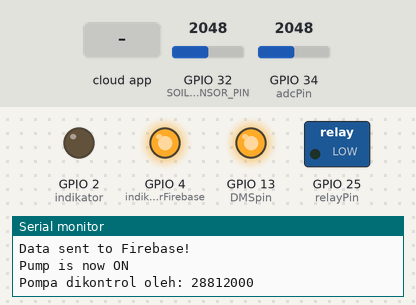
A program run on a simulated ESP32. Shown: switched loads named in the program (green lamp = pin HIGH), output pins drawn as LEDs (lit = HIGH), the last lines printed to the serial monitor. Inputs (shaded band) come from the test bench; at power-on: GPIO 32 (SOIL_SENSOR_PIN) = 2048, GPIO 34 (adcPin) = 2048 (analog values on the 0–4095 scale). WiFi joins after 1.5 s; servers stay silent unless stated; network time is answered at once with the bench clock; the local clock reads 2024-03-15 10:24:30 at power-on unless the program sets it; the Firebase database answers and starts empty.

Above: at 3.1 s.
3.2 s: the phone or cloud app sets command to TOGGLE_PUMP
At 5.7 s:
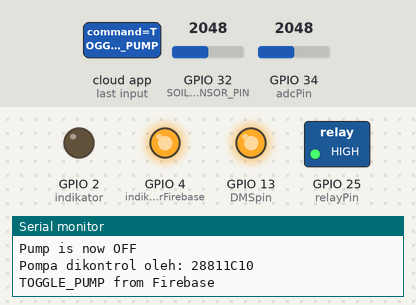
13.4 s: the phone or cloud app sets command to PUMP_ON
At 16.0 s:
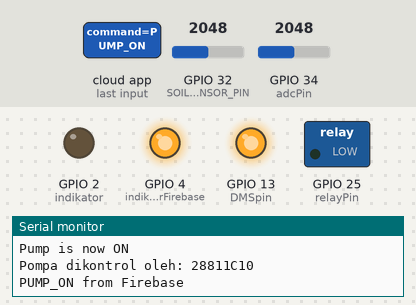
23.4 s: the phone or cloud app sets command to PUMP_OFF
At 25.0 s:
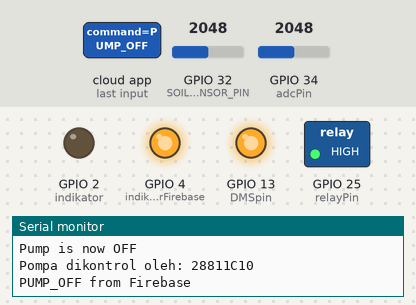
Timing chart, 0 to 26.5 s (numbered marks = the images above; inputs shaded):
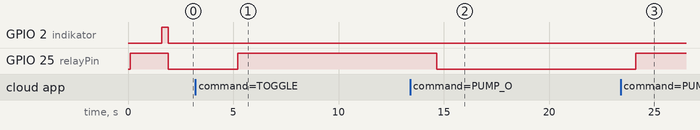

The program:

main.cpp
```cpp
#include <Arduino.h>
#include <WiFi.h>
#include <Firebase_ESP_Client.h>
#include <NTPClient.h>
#include <WiFiUdp.h>

// === Definisi Pin ===
const int SOIL_SENSOR_PIN = 32;
#define DMSpin 13
#define indikator 2
#define adcPin 34
#define relayPin 25
#define indikatorFirebase 4

// === WiFi dan Firebase ===
#define WIFI_SSID "Susi's Fam"
#define WIFI_PASSWORD "30150003"
#define API_KEY "AIzaSyBdUDAbeUCMrET8f-O-ieyTK6D0BN8ksio"
#define DATABASE_URL "https://penyiraman-otomatis-ce65e-default-rtdb.asia-southeast1.firebasedatabase.app/"
#define USER_EMAIL "firza305@gmail.com"
#define USER_PASSWORD "firza2003"

// Firebase Configuration
FirebaseData fbdo;
FirebaseData fbdo2; // Tambahkan fbdo2 untuk task Firebase kedua jika diperlukan
FirebaseData fbdo3; // Tambahkan fbdo3 untuk task Firebase ketiga jika diperlukan

FirebaseConfig config;
FirebaseAuth auth;

// Variabel Global
int soilMoisturePercent = 0;
float pH = 0.0;
bool isPumpOn = false;
bool isManualControl = false; // True jika pompa dikontrol secara manual
bool isScheduleRunning = false; // True jika penyiraman terjadwal sedang berjalan
String lastPumpCommand = ""; // Menyimpan perintah pompa terakhir

// Tambahkan di global
bool scheduleWateringActive = false;
unsigned long scheduleStartMillis = 0;

// Task Handles
TaskHandle_t TaskSensor;
TaskHandle_t TaskFirebase;
TaskHandle_t TaskScheduleCommand;
TaskHandle_t TaskScheduleWatering;

// Fungsi untuk mengontrol pompa
void controlPump(bool state) {
  isPumpOn = state;
  digitalWrite(relayPin, isPumpOn ? LOW : HIGH);
  Serial.print("Pump is now ");
  Serial.println(isPumpOn ? "ON" : "OFF");
  Serial.print("Pompa dikontrol oleh: ");
  Serial.println((uintptr_t)xTaskGetCurrentTaskHandle(), HEX);
}

// Task: Membaca Data Sensor
void TaskSensorCode(void *pvParameters) {
  for (;;) {

    // Membaca Sensor Kelembaban Tanah
     analogReadResolution(12);
    int soilMoistureValue = analogRead(SOIL_SENSOR_PIN);
    soilMoisturePercent = map(soilMoistureValue, 4095, 0, 0, 100);

    // Membaca Sensor pH
    analogReadResolution(10);
    int adcValue = 0;
    digitalWrite(DMSpin, LOW);      // Aktifkan DMS
    digitalWrite(indikator, HIGH); // LED indikator menyala
    adcValue = analogRead(adcPin);
    pH = (-0.0233 * adcValue) + 12.698; // Kalibrasi pH
    digitalWrite(DMSpin, HIGH);
    digitalWrite(indikator, LOW);


    // Menentukan Kondisi Tanah
    String soilCondition;
    if (soilMoisturePercent < 40) {
      soilCondition = "Dry";
    } else if (soilMoisturePercent >= 70) {
      soilCondition = "Wet";
    } else {
      soilCondition = "Normal";
    }

    // Log Data Sensor ke Serial Monitor
    Serial.println("=== Sensor Data ===");
    Serial.print("Soil Moisture: ");
    Serial.print(soilMoisturePercent);
    Serial.println("%");
    Serial.print("Soil Condition: ");
    Serial.println(soilCondition);
    Serial.print("pH: ");
    Serial.println(pH, 3); // Menampilkan pH dengan 3 angka desimal
    Serial.print("ADC pH Value: ");
    Serial.println(adcValue);
    Serial.print("Pump Status: ");
    Serial.println(isPumpOn ? "ON" : "OFF");
    Serial.println("===================");

    vTaskDelay(10000 / portTICK_PERIOD_MS); // Delay 10 detik
  }
}

// Task: Mengirim Data ke Firebase
void TaskFirebaseCode(void *pvParameters) {
  for (;;) {
    FirebaseJson json;
    json.set("soilMoisture", soilMoisturePercent);
    json.set("pH", pH);
    json.set("pumpStatus", isPumpOn ? "ON" : "OFF");
    json.set("soilCondition", (soilMoisturePercent < 60) ? "Dry" : (soilMoisturePercent >= 70) ? "Wet" : "Normal");

    if (Firebase.RTDB.pushJSON(&fbdo, "/sensorData", &json)) {
      Serial.println("Data sent to Firebase!");
    } else {
      Serial.println("Failed to send data to Firebase.");
      Serial.println("Error: " + fbdo.errorReason());
    }

    vTaskDelay(60000 / portTICK_PERIOD_MS); // Delay 1 menit
  }
}

int scheduleDay = 1;      // 1 = Senin (default)
int scheduleHour = 6;     // 6 pagi (default)
int scheduleMinute = 0;   // 00 menit (default)
int scheduleDuration = 5; // 5 menit (default)

WiFiUDP ntpUDP;
NTPClient timeClient(ntpUDP, "pool.ntp.org", 25200, 60000); // GMT+7

// === TaskScheduleCommandCode ===
void TaskScheduleCommandCode(void *pvParameters) {
  for (;;) {
    // --- Ambil perintah dari Firebase ---
    if (Firebase.RTDB.getString(&fbdo2, "/pumpControl/command")) {
      String command = fbdo2.stringData();
      if (command != lastPumpCommand) {
        lastPumpCommand = command;
        if (command == "TOGGLE_PUMP") {
          isManualControl = true;
          controlPump(!isPumpOn);
          Serial.println("TOGGLE_PUMP from Firebase");
        } else if (command == "PUMP_ON") {
          isManualControl = true;
          controlPump(true);
          Serial.println("PUMP_ON from Firebase");
        } else if (command == "PUMP_OFF") {
          isManualControl = true;
          controlPump(false);
          Serial.println("PUMP_OFF from Firebase");
        } else if (command == "AUTO_MODE") {
          isManualControl = false;
          Serial.println("AUTO_MODE from Firebase");
        } else {
          Serial.println("Unknown command from Firebase.");
        }
      }
    }

    yield(); // Beri kesempatan task lain untuk berjalan
    // --- Cek status pompa di Firebase --
    vTaskDelay(3000 / portTICK_PERIOD_MS); // Cek perintah setiap 0.5 detik
  }
}

// === TaskScheduleWateringCode ===
void TaskScheduleWateringCode(void *pvParameters) {
  timeClient.begin();
  static bool alreadyWatered = false;

  for (;;) {
    // Cek kelembaban tanah sebelum menjalankan schedule
    if (soilMoisturePercent >= 70) {
      // Tanah sudah cukup lembab, tidak perlu menjalankan schedule
      vTaskDelay(pdMS_TO_TICKS(1000));
      continue; // Lewati iterasi ini, cek lagi nanti
    }

    if (isManualControl) {
      timeClient.update();
      int currentDay = timeClient.getDay();
      int currentHour = timeClient.getHours();
      int currentMinute = timeClient.getMinutes();

      // Ambil jadwal terbaru dari Firebase setiap 1 menit
      if (Firebase.RTDB.getInt(&fbdo3, "/schedule/day")) scheduleDay = fbdo3.intData();
      if (Firebase.RTDB.getInt(&fbdo3, "/schedule/hour")) scheduleHour = fbdo3.intData();
      if (Firebase.RTDB.getInt(&fbdo3, "/schedule/minute")) scheduleMinute = fbdo3.intData();
      if (Firebase.RTDB.getInt(&fbdo3, "/schedule/duration")) scheduleDuration = fbdo3.intData();

      // --- Logika schedule ---
      if (currentDay == scheduleDay && currentHour == scheduleHour && currentMinute == scheduleMinute && !isScheduleRunning) {
        Serial.println("Scheduled watering started.");
        scheduleWateringActive = true;
        size_t i = 0;

        for (i = 0; i < 2; i++) {
          controlPump(true);
          vTaskDelay(pdMS_TO_TICKS(1*60000)); // Tunggu selama durasi penyiraman
          controlPump(false);
          if (soilMoisturePercent >= 70) {
            Serial.println("Soil is wet enough, stopping scheduled watering.");
            break;
          }
        }
        if (i == 2) {
          Serial.println("sensor or pump error.");
        }
      }
    } else {
      if (soilMoisturePercent < 70) {
        controlPump(true);
      } else {
        controlPump(false);
      }
    }


    // if (currentDay == scheduleDay && currentHour == scheduleHour && currentMinute == scheduleMinute+1 && isScheduleRunning) {
    //   isScheduleRunning = false;
    // }
    // // Matikan pompa jika sudah cukup lama (misal 5 menit) atau tanah sudah lembab
    // if (scheduleWateringActive) {
    //   if (millis() - scheduleStartMillis >= scheduleDuration * 60000UL || soilMoisturePercent >= 80) {
    //     controlPump(false);
    //     isScheduleRunning = false;
    //     scheduleWateringActive = false;
    //     Serial.println("Scheduled watering finished.");
    //   }
    // }

    // --- Logika auto mode kelembaban (jika tidak manual dan tidak sedang schedule) ---
    if (!isManualControl && !isScheduleRunning && !scheduleWateringActive) {

  if (soilMoisturePercent < 70) {
    if (!isPumpOn) {
      controlPump(true);
      Serial.println("AUTO_MODE: Pompa ON, kelembaban = " + String(soilMoisturePercent));
    }
  } else {
    if (isPumpOn) {
      controlPump(false);
      Serial.println("AUTO_MODE: Pompa OFF, kelembaban = " + String(soilMoisturePercent));
    }
  }
}
    vTaskDelay(pdMS_TO_TICKS(1000)); // Delay 1 detik untuk menghindari pembacaan berlebihan
  }
}

void connectToWiFi() {
  Serial.print("Connecting to WiFi");
  WiFi.begin(WIFI_SSID, WIFI_PASSWORD);
  pinMode(indikator, OUTPUT); // Pastikan pin indikator diinisialisasi
  digitalWrite(indikator, LOW); // Matikan LED indikator saat belum connect

  while (WiFi.status() != WL_CONNECTED) {
    delay(500);
    Serial.print(".");
  }
  Serial.println();
  Serial.println("Connected to WiFi!");
  digitalWrite(indikator, HIGH); // Nyalakan LED indikator saat sudah connect
}

void setup() {
  Serial.begin(115200);

  // Inisialisasi Pin
  pinMode(SOIL_SENSOR_PIN, INPUT);
  pinMode(adcPin, INPUT);
  pinMode(DMSpin, OUTPUT);
  pinMode(indikator, OUTPUT);
  pinMode(indikatorFirebase, OUTPUT);
  pinMode(relayPin, OUTPUT);

  // Pastikan pompa dan indikator mati saat awal
  digitalWrite(DMSpin, HIGH);  // Nonaktifkan DMS
  digitalWrite(indikator, LOW); // LED WiFi mati
  digitalWrite(indikatorFirebase, LOW); // LED Firebase mati
  delay(100); // Tunggu 100ms untuk memastikan relay stabil

  // *** Tambahkan baris ini untuk memastikan pompa benar-benar OFF ***
  controlPump(false);

  // Koneksi WiFi
  connectToWiFi();

  // Konfigurasi Firebase
  config.api_key = API_KEY;
  config.database_url = DATABASE_URL;
  auth.user.email = USER_EMAIL;
  auth.user.password = USER_PASSWORD;

  Firebase.begin(&config, &auth);
  Firebase.reconnectWiFi(true);

   Firebase.reconnectWiFi(true);


  // Periksa koneksi Firebase
  if (Firebase.ready()) {
    Serial.println("Firebase connected!");
    digitalWrite(indikatorFirebase, HIGH); // Nyalakan LED indikator Firebase
  } else {
    Serial.println("Failed to connect to Firebase.");
    Serial.println("Error: " + fbdo.errorReason());
    digitalWrite(indikatorFirebase, LOW); // Pastikan LED indikator Firebase mati
  }

  // Pastikan status pompa di Firebase adalah OFF saat perangkat menyala
  if (Firebase.RTDB.setString(&fbdo, "/pumpStatus", "OFF")) {
    Serial.println("Pump status set to OFF in Firebase.");
  } else {
    Serial.println("Failed to set pump status in Firebase.");
    Serial.println("Error: " + fbdo.errorReason());
  }

  // *** Tambahkan kode berikut untuk menulis node /schedule jika belum ada ***
  FirebaseJson scheduleJson;
  scheduleJson.set("day", scheduleDay);
  scheduleJson.set("hour", scheduleHour);
  scheduleJson.set("minute", scheduleMinute);
  scheduleJson.set("duration", scheduleDuration);

  if (Firebase.RTDB.setJSON(&fbdo, "/schedule", &scheduleJson)) {
    Serial.println("Default schedule node written to Firebase.");
  } else {
    Serial.println("Failed to write default schedule node.");
    Serial.println("Error: " + fbdo.errorReason());
  }

  // Membuat Tasks dengan error handling
  BaseType_t result;

  result = xTaskCreatePinnedToCore(TaskSensorCode, "TaskSensor", 2048, NULL, 1, &TaskSensor, 0);
  if (result != pdPASS) {
    Serial.println("Error: Failed to create TaskSensorCode!");
  }

  result = xTaskCreatePinnedToCore(TaskFirebaseCode, "TaskFirebase", 6144, NULL, 1, &TaskFirebase, 1);
  if (result != pdPASS) {
    Serial.println("Error: Failed to create TaskFirebaseCode!");
  }

  // Tambahkan dua task baru, hapus TaskScheduleCode lama!
  result = xTaskCreatePinnedToCore(TaskScheduleCommandCode, "TaskScheduleCmd", 6144, NULL, 1, &TaskScheduleCommand, 0);
  if (result != pdPASS) {
    Serial.println("Error: Failed to create TaskScheduleCommandCode!");
  }

  result = xTaskCreatePinnedToCore(TaskScheduleWateringCode, "TaskScheduleWater", 6144, NULL, 1, &TaskScheduleWatering, 1);
  if (result != pdPASS) {
    Serial.println("Error: Failed to create TaskScheduleWateringCode!");
  }
}

void loop() {
  // Tidak ada yang dilakukan di loop utama, semua berjalan di tasks
}
```

Measured:
- after the input at 3.2 s, GPIO 25 (relayPin): LOW → HIGH after 2.0 s
- after the input at 13.4 s, GPIO 25 (relayPin): HIGH → LOW after 1.3 s
- after the input at 23.4 s, GPIO 25 (relayPin): LOW → HIGH after 0.71 s
